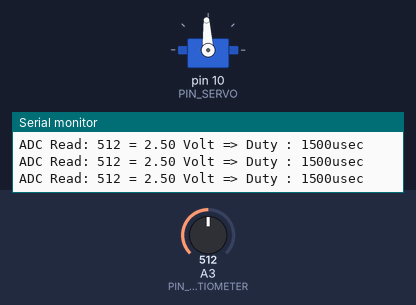
Bench run of a sketch on a simulated Arduino Uno, built with avr-gcc and run on an emulated ATmega328P. Parts: servo, the last lines printed to the serial monitor. Inputs (shaded band) come from the test bench; at power-on: A3 (PIN_POTENTIOMETER) = 512.

Above: at 1.2 s.
1.3 s: A3 (PIN_POTENTIOMETER) set to 716
At 1.9 s:
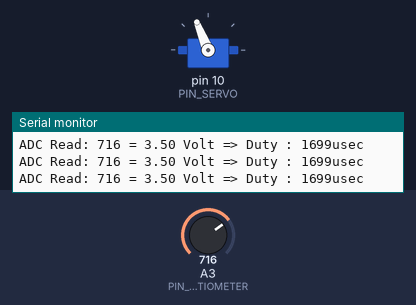
2.8 s: A3 (PIN_POTENTIOMETER) set to 900
At 3.1 s:
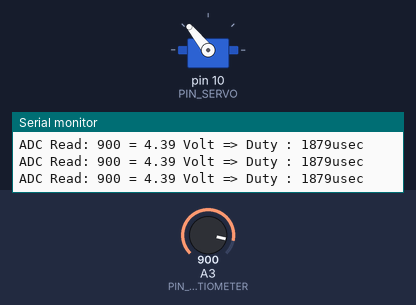
4.3 s: A3 (PIN_POTENTIOMETER) set to 1010
At 5.5 s:
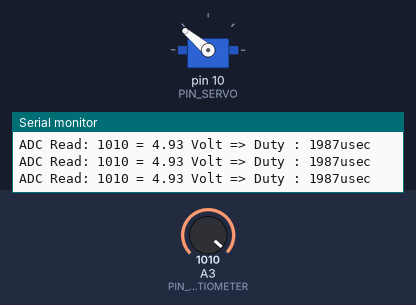
5.8 s: A3 (PIN_POTENTIOMETER) set to 306
At 6.6 s:
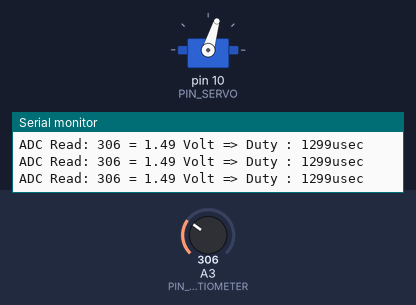
7.3 s: A3 (PIN_POTENTIOMETER) set to 122
At 7.7 s:
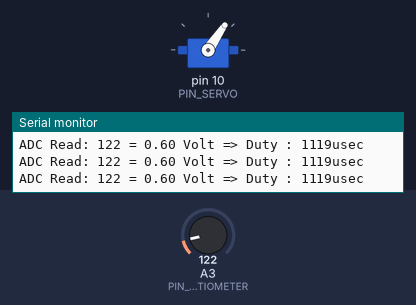
8.8 s: A3 (PIN_POTENTIOMETER) set to 511
At 10.0 s:
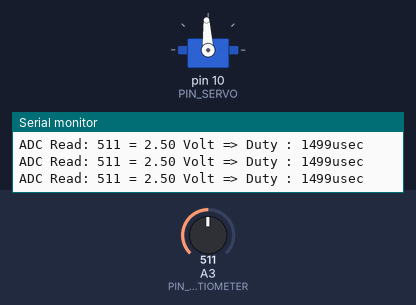
Timing chart, 0 to 11.3 s (numbered marks = the images above; inputs shaded):
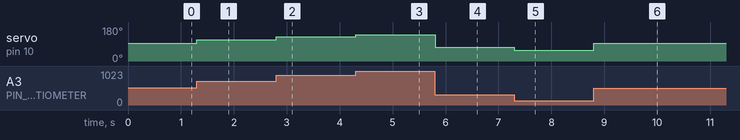

The sketch:

17_example_2.ino
```cpp
#include <Servo.h>

// Arduino pin assignment

#define PIN_POTENTIOMETER 3   // Potentiometer at Pin A3
#define PIN_SERVO         10

#define _DUTY_MIN 1000  // servo full clock-wise position (0 degree)
#define _DUTY_NEU 1500 // servo neutral position (90 degree)
#define _DUTY_MAX 2000 // servo full counter-clockwise position (180 degree)

#define LOOP_INTERVAL 50   // Loop Interval (unit: msec)

Servo myservo;
unsigned long last_loop_time;   // unit: msec

void setup()
{
  myservo.attach(PIN_SERVO);
  myservo.writeMicroseconds(_DUTY_NEU);

  Serial.begin(57600);
}

void loop()
{
  unsigned long time_curr = millis();
  int a_value, duty;

  // wait until next event time
  if (time_curr < (last_loop_time + LOOP_INTERVAL))
    return;
  last_loop_time += LOOP_INTERVAL;

  a_value = analogRead(PIN_POTENTIOMETER);

  // map a_value into duty
  duty = map(a_value, 0, 1023, _DUTY_MIN, _DUTY_MAX);
  myservo.writeMicroseconds(duty);

  // print Potentiometer value and duty !!!
  Serial.print("ADC Read: ");
  Serial.print(a_value);
  Serial.print(" = ");
  Serial.print((a_value / 1024.0) * 5.0);
  Serial.print(" Volt => Duty : ");
  Serial.print(duty);
  Serial.println("usec");
}
```

Measured:
- after the input at 1.3 s, servo on pin 10 (PIN_SERVO): 93° → 112° at once
- after the input at 2.8 s, servo on pin 10 (PIN_SERVO): 112° → 129° at once
- after the input at 4.3 s, servo on pin 10 (PIN_SERVO): 129° → 140° at once
- after the input at 5.8 s, servo on pin 10 (PIN_SERVO): 140° → 73° at once
- after the input at 7.3 s, servo on pin 10 (PIN_SERVO): 73° → 56° at once
- after the input at 8.8 s, servo on pin 10 (PIN_SERVO): 56° → 93° at once
